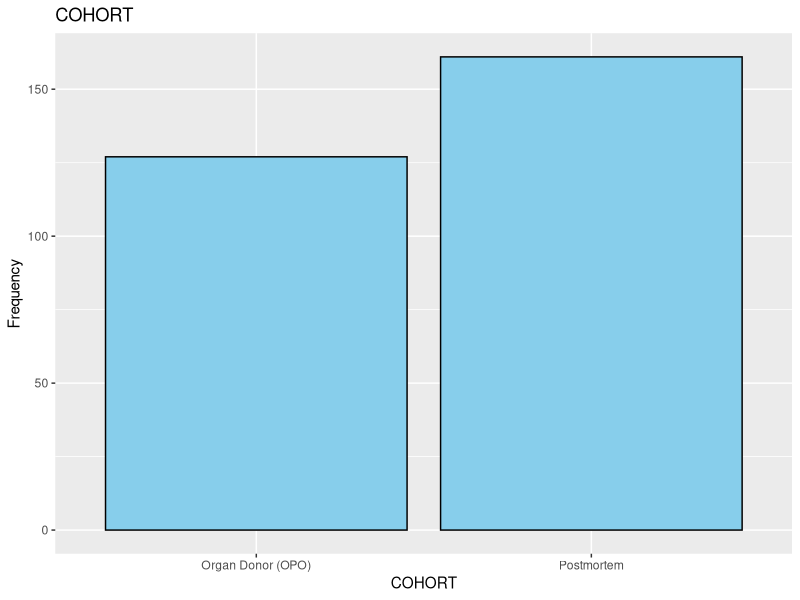
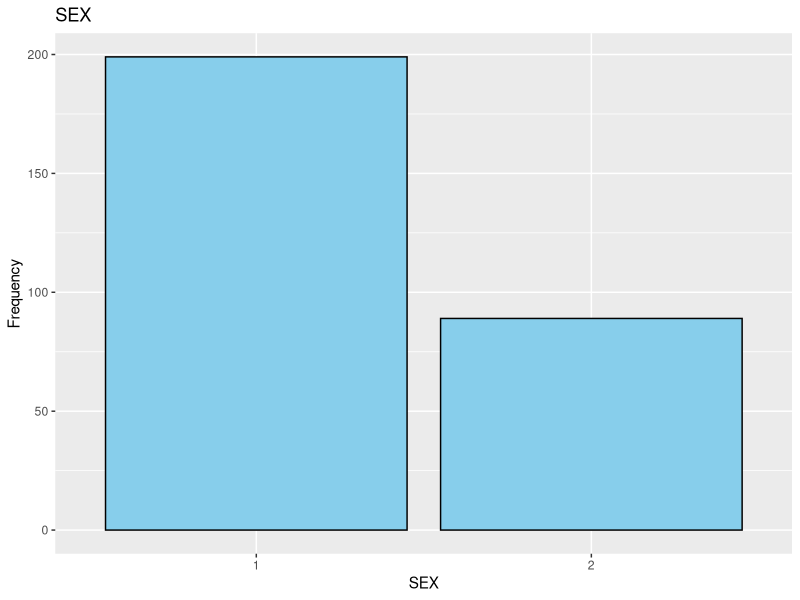
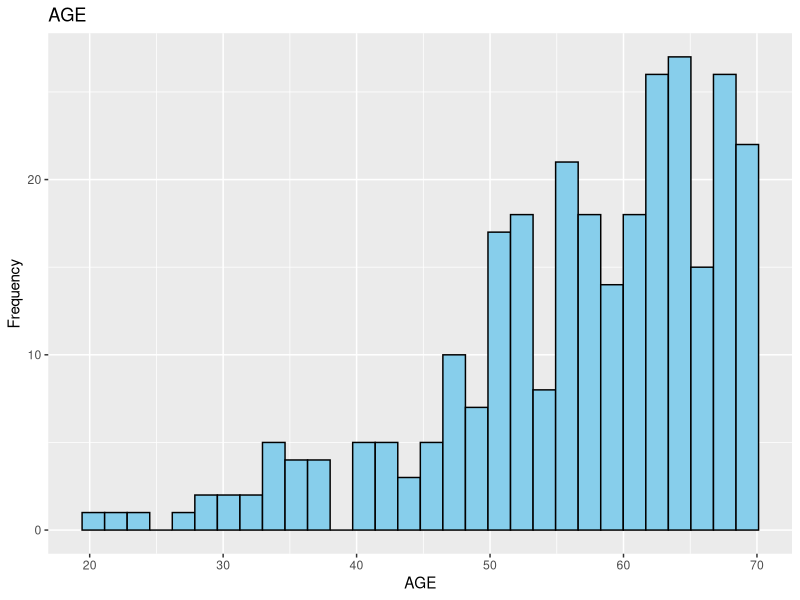
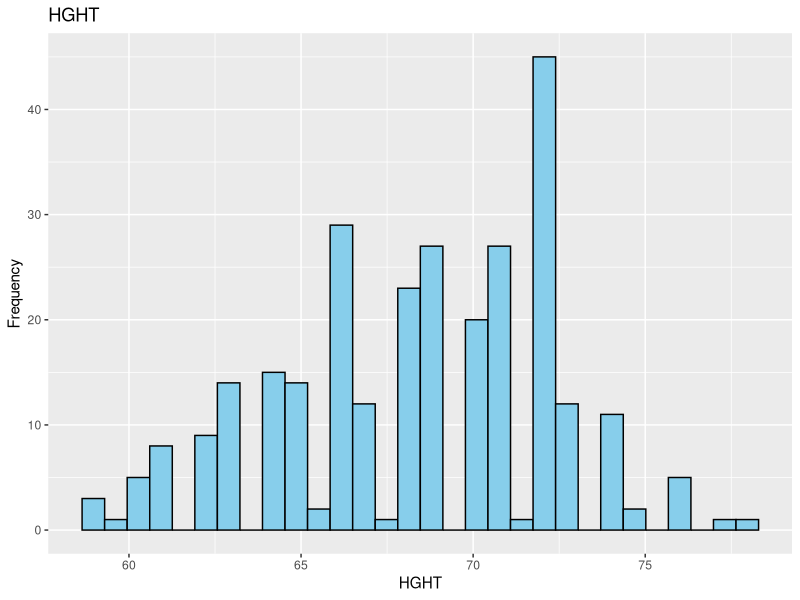
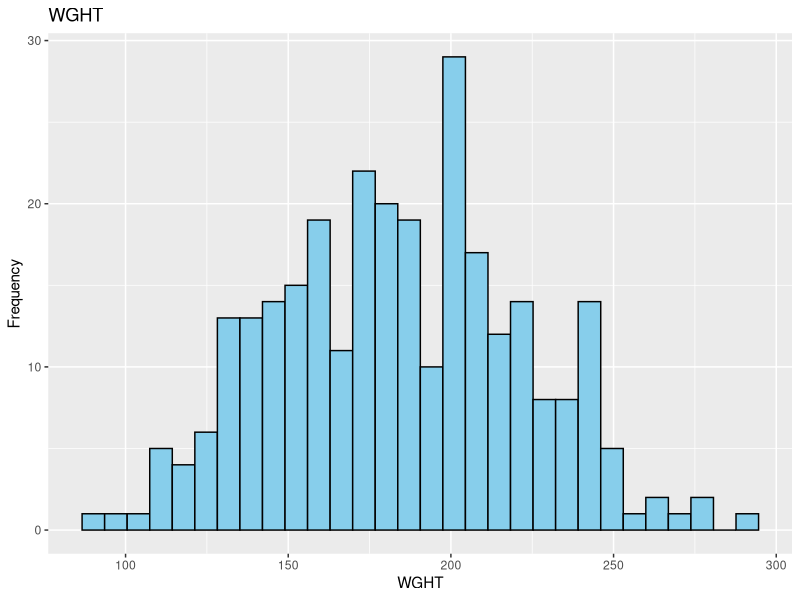
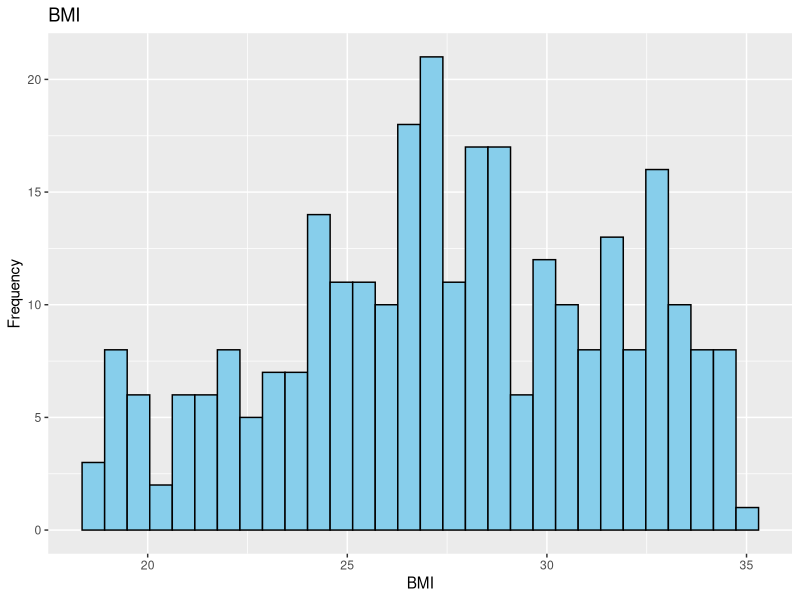
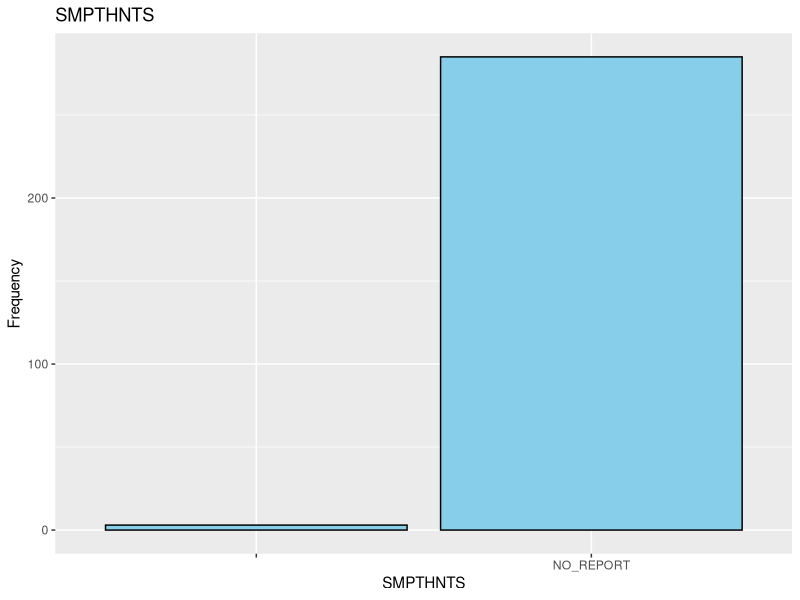
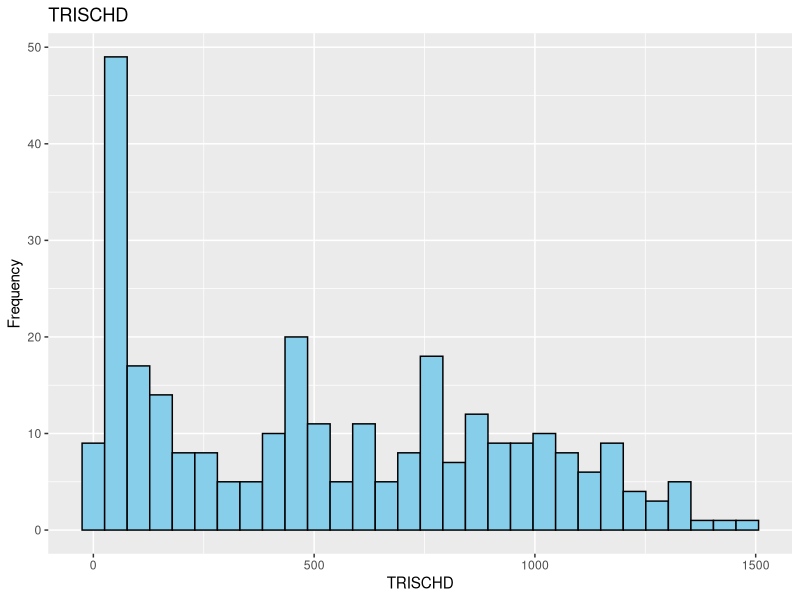

Generate these figures, in order, with R:
######### Packages Import #########
library("ggplot2")

######### Functions Definition #########
distribution_plot <- function(data, variable, title){
  if(is.numeric(data[[variable]])) {
    plot <- ggplot(data, aes(x = data[[variable]])) +
      geom_histogram(fill = "skyblue", color = "black")
  } else {
    plot <- ggplot(data, aes(x = data[[variable]])) +
      geom_bar(fill = "skyblue", color = "black")
  }
  
  plot + labs(title = title,
              x = variable,
              y = "Frequency")
}
######### Body #########
clinical_data <- read.table("data/clinical_data.tsv",
 sep = "\t",
 header = TRUE)

clinical_data$SEX <- as.factor(clinical_data$SEX)
clinical_data$DTHVNT <- as.factor(clinical_data$DTHVNT)
clinical_data$DTHHRDY <- as.factor(clinical_data$DTHHRDY)

plot <- lapply(colnames(clinical_data)[-c(1:2, 13)], function(x){
    plot <- distribution_plot(clinical_data, x, x)
    path <- file.path("figures", "clinical_data_var_dist", paste0(x, ".pdf"))
    ggsave(filename = path,
    plot,
     width = 10,
      height = 10)
    })
